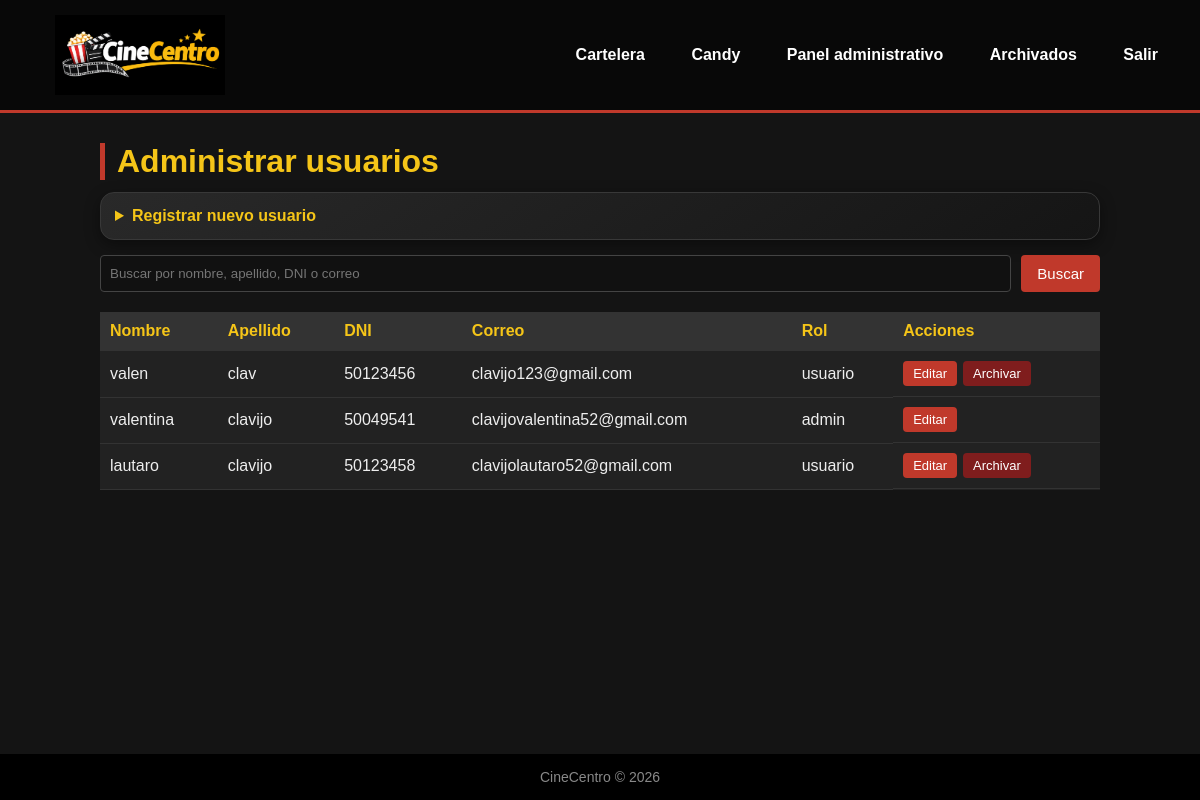
Page /admin_usuarios.php (signed in) on the committed database.
### tables this page shows
CREATE TABLE `usuarios` (
  `id` int(11) NOT NULL,
  `nombre` varchar(50) NOT NULL,
  `apellido` varchar(50) NOT NULL,
  `dni` varchar(10) NOT NULL,
  `email` varchar(100) NOT NULL,
  `password` varchar(255) NOT NULL,
  `rol` enum('usuario','admin') NOT NULL DEFAULT 'usuario',
  `fecha_creacion` datetime DEFAULT current_timestamp(),
  `fecha_archivado` datetime DEFAULT NULL
);

### admin_usuarios.php (the view, shortened to what this page needs)
<?php
require_once "conexion.php";
require_once "funciones.php";
$busqueda = trim($_GET['q'] ?? "");
if ($busqueda !== "") {
    $sql = "SELECT * FROM usuarios
            WHERE fecha_archivado IS NULL
            AND (nombre LIKE :q OR apellido LIKE :q OR dni LIKE :q OR email LIKE :q)
            ORDER BY apellido";
    $stmt = $pdo->prepare($sql);
    $stmt->execute([':q' => "%$busqueda%"]);
} else {
    $sql = "SELECT * FROM usuarios WHERE fecha_archivado IS NULL ORDER BY apellido";
    $stmt = $pdo->query($sql);
}
$usuarios = $stmt->fetchAll();
cabecera("Administrar usuarios");
?>
<h1>Administrar usuarios</h1>
<details class="tarjeta ancha">
    <summary>Registrar nuevo usuario</summary>
</details>
<form method="GET" class="buscador">
    <input type="text" name="q" placeholder="Buscar por nombre, apellido, DNI o correo" value="<?php echo h($busqueda); ?>">
    <button type="submit" class="boton">Buscar</button>
</form>
<table>
    <tr>
        <th>Nombre</th>
        <th>Apellido</th>
        <th>DNI</th>
        <th>Correo</th>
        <th>Rol</th>
        <th>Acciones</th>
    </tr>
    <?php foreach ($usuarios as $u): ?>
    <tr>
        <td><?php echo h($u['nombre']); ?></td>
        <td><?php echo h($u['apellido']); ?></td>
        <td><?php echo h($u['dni']); ?></td>
        <td><?php echo h($u['email']); ?></td>
        <td><?php echo h($u['rol']); ?></td>
        <td class="acciones">
            <a class="boton chico" href="editar_usuario.php?id=<?php echo (int)$u['id']; ?>">Editar</a>
            <?php if ($u['id'] != $_SESSION['usuario_id']): ?>
            <form method="POST" action="archivar_usuario.php" onsubmit="return confirm('¿Archivar este usuario?');">
                <button type="submit" class="boton chico rojo">Archivar</button>
            </form>
            <?php endif; ?>
        </td>
    </tr>
    <?php endforeach; ?>
</table>
<?php pie(); ?>

### funciones.php (shortened to what this page needs)
<?php
function h($texto) {
    return htmlspecialchars($texto, ENT_QUOTES, 'UTF-8');
}
function cabecera($titulo) {
    $logueado = isset($_SESSION['usuario_id']);
    $esAdmin = $logueado && $_SESSION['rol'] === 'admin';
    ?>
<!DOCTYPE html>
<html lang="es">
<head>
    <link rel="stylesheet" href="css/estilos.css">
</head>
<body>
<header class="barra">
   <a class="logo" href="index.php">
   <img src="imagenes/logo-cinecentro.png" alt="CineCentro">
</a>
    <nav>
        <a href="index.php">Cartelera</a>
        <a href="candy.php">Candy</a>
        <?php if ($logueado): ?>
        <?php if ($esAdmin): ?>
        <a href="admin_usuarios.php">Panel administrativo</a>
        <a href="usuarios_archivados.php">Archivados</a>
        <?php else: ?>
        <a href="panel.php">Mi cuenta</a>
       <?php endif; ?>
     <a href="cerrar_sesion.php">Salir</a>
    <?php else: ?>
    <a href="login.php">Ingresar</a>
    <a href="registro.php">Registrarse</a>
      <?php endif; ?>
    </nav>
</header>
<main class="contenido">
<?php
}
function pie() {
    ?>
</main>
<footer class="pie">CineCentro &copy; 2026</footer>
</body>
</html>
<?php
}

### css/estilos.css (style rules this page uses)
* { box-sizing: border-box; margin: 0; padding: 0; }
body { font-family: Arial, sans-serif; background: #141414; color: #eee; min-height: 100vh; display: flex; flex-direction: column; }
a { color: #f5c518; }
.barra { background: #080808; padding: 15px 30px; display: flex; justify-content: space-between; align-items: center; border-bottom: 3px solid #c0392b; }
.logo { color: #fff; text-decoration: none; font-size: 22px; font-weight: bold; }
.barra nav a { color: #fff; text-decoration: none; margin-left: 18px; font-weight: bold; padding: 8px 12px; border-radius: 5px; transition: 0.3s; }
.contenido { flex: 1; width: 90%; max-width: 1000px; margin: 30px auto; }
h1 { color: #f5c518; font-size: 32px; margin-bottom: 12px; border-left: 5px solid #c0392b; padding-left: 12px; }
.tarjeta { background: linear-gradient(145deg, #292929, #151515); color: #eee; border: 1px solid #383838; border-radius: 14px; padding: 14px; margin-bottom: 15px; overflow: hidden; transition: all 0.3s ease; box-shadow: 0 5px 15px rgba(0, 0, 0, 0.4); }
.tarjeta.ancha { width: 100%; }
input[type="text"], input[type="email"], input[type="password"] { padding: 9px; border: 1px solid #444; border-radius: 4px; background: #111; color: #fff; }
.boton { display: inline-block; background: #c0392b; color: #fff; border: none; padding: 10px 16px; border-radius: 4px; cursor: pointer; text-decoration: none; font-size: 15px; }
.boton.chico { padding: 5px 10px; font-size: 13px; }
.boton.rojo { background: #7f1d1d; }
.buscador { display: flex; gap: 10px; margin-bottom: 20px; }
.buscador input { flex: 1; padding: 9px; border-radius: 4px; border: 1px solid #444; background: #111; color: #fff; }
table { width: 100%; border-collapse: collapse; background: #222; }
th, td { padding: 10px; border-bottom: 1px solid #333; text-align: left; }
th { background: #333; color: #f5c518; }
.acciones { display: flex; gap: 6px; align-items: center; }
.acciones form { margin: 0; }
details summary { cursor:pointer; color:#f5c518; font-weight:bold; }
.pie { text-align: center; padding:15px; background:#000; color: #888; font-size:14px; }
.logo img { width: 220px; height: 80px; object-fit: contain; display: block; }

### rows in the picture
usuarios: nombre "valen", apellido "clav", dni "50123456", email "clavijo123@gmail.com", rol "usuario"
usuarios: nombre "valentina", apellido "clavijo", dni "50049541", email "clavijovalentina52@gmail.com", rol "admin"
usuarios: nombre "lautaro", apellido "clavijo", dni "50123458", email "clavijolautaro52@gmail.com", rol "usuario"
